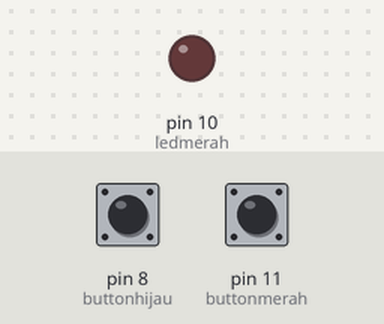
Bench run of a sketch on a simulated Arduino Uno, built with avr-gcc and run on an emulated ATmega328P. On the bench: output pins drawn as LEDs (lit = HIGH). The inputs (shaded band) are chosen by the test bench; at power-on: pin 8 (buttonhijau) LOW, pin 11 (buttonmerah) LOW.

Above: at 1.2 s.
1.3 s: pin 8 (buttonhijau) pulled HIGH for 0.15 s
At 2.3 s:
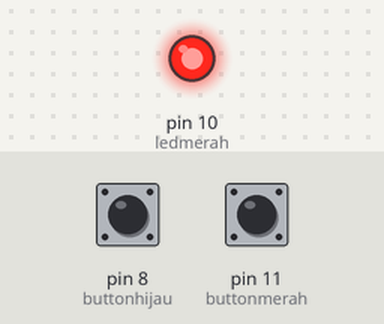
2.9 s: pin 11 (buttonmerah) pulled HIGH for 0.15 s
At 3.6 s:
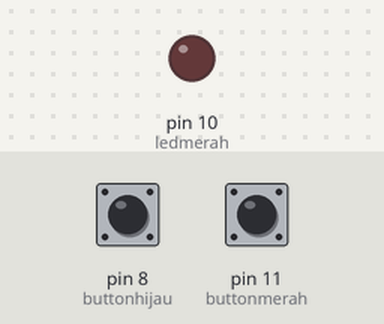
4.5 s: pin 8 (buttonhijau) pulled HIGH for 1 s
At 4.8 s:
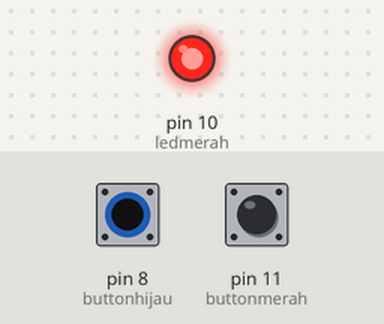
Timing chart, 0 to 7.5 s (numbered marks = the images above; inputs shaded):
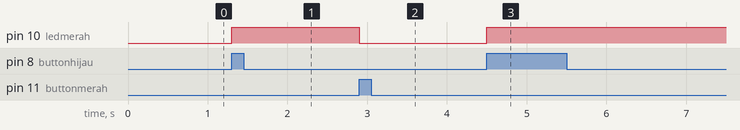

The sketch:

button_on_off.ino
```cpp
#define buttonhijau 8
#define buttonmerah 11
#define ledmerah 10

int tombolhijau;
int tombolmerah;

void setup() {
  // put your setup code here, to run once:
  pinMode (buttonhijau, INPUT);
  pinMode (buttonmerah, INPUT);

  pinMode (ledmerah, OUTPUT);
}

void loop() {
  // put your main code here, to run repeatedly:
  tombolhijau = digitalRead(buttonhijau);
  tombolmerah = digitalRead(buttonmerah);

  if (tombolhijau == HIGH) {
    digitalWrite (ledmerah, HIGH);
  }
  if (tombolmerah == HIGH) {
    digitalWrite (ledmerah, LOW);
  }
}
```

Measured:
- after the input at 1.3 s, pin 10 (ledmerah): LOW → HIGH at once
- after the input at 2.9 s, pin 10 (ledmerah): HIGH → LOW at once
- after the input at 4.5 s, pin 10 (ledmerah): LOW → HIGH at once
